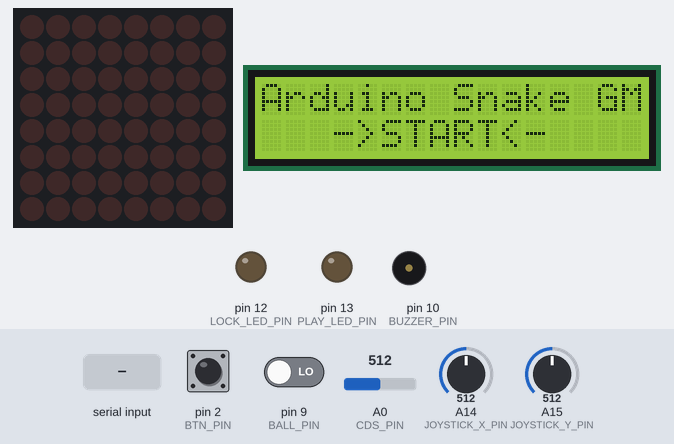
Bench run of a sketch on a simulated Arduino Mega 2560, built with avr-gcc and run on an emulated ATmega2560. Shown: 8×8 LED matrix, 16×2 character LCD, output pins drawn as LEDs (lit = HIGH), buzzer (waves = sounding). Wiring (inferred from the names in the program): LED matrix (orientation assumed): rows pin 37, pin 32, pin 29, pin 7, pin 22, pin 28, pin 23, pin 26; columns pin 33, pin 24, pin 53, pin 36, pin 27, pin 35, pin 31, pin 30. Inputs (shaded band) come from the test bench; at power-on: pin 2 (BTN_PIN) HIGH, pin 9 (BALL_PIN) LOW, A0 (CDS_PIN) = 512, A14 (JOYSTICK_X_PIN) = 512, A15 (JOYSTICK_Y_PIN) = 512. WiFi joins after 1.5 s; servers stay silent unless stated; uploads are accepted with an empty reply; random numbers use the default seed unless the sketch sets one; pins used as bus, display or sensor lines are not drawn; what the sketch prints to the serial monitor is not drawn.

Above: at 2.8 s.
2.9 s: pin 2 (BTN_PIN) pulled LOW for 0.15 s
At 4.2 s:
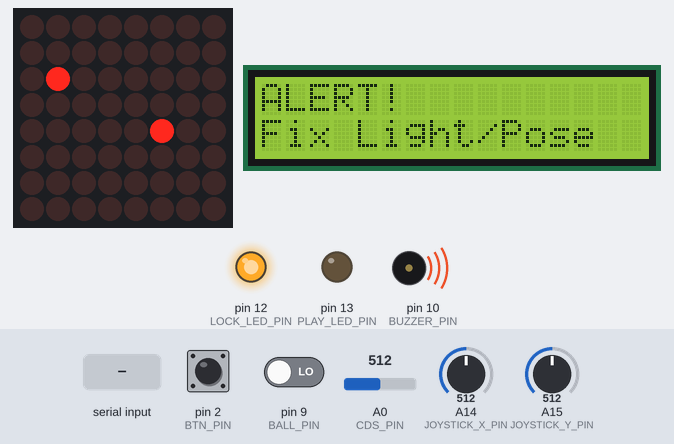
4.5 s: pin 9 (BALL_PIN) driven HIGH
At 4.86 s:
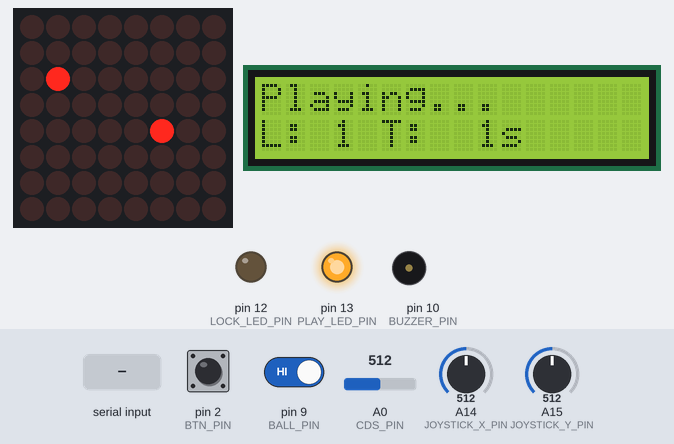
7.5 s: "0" received over the second serial link
At 8.7 s:
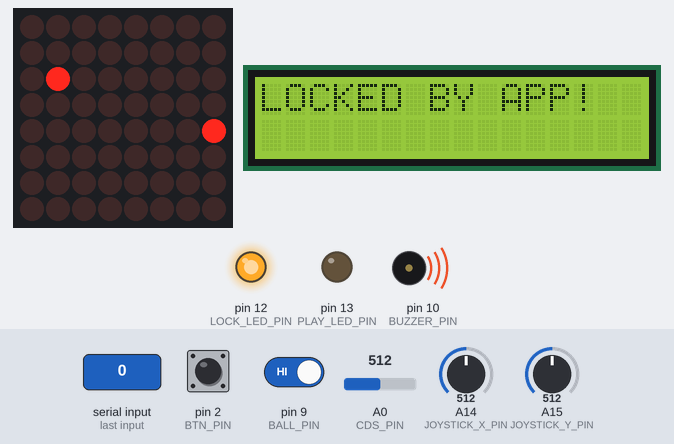
9.0 s: "1" received over the second serial link
At 11.1 s:
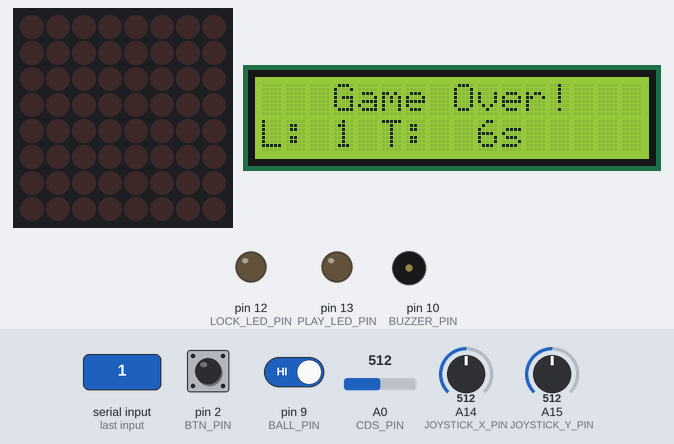
12.0 s: pin 2 (BTN_PIN) pulled LOW for 1 s
At 12.4 s:
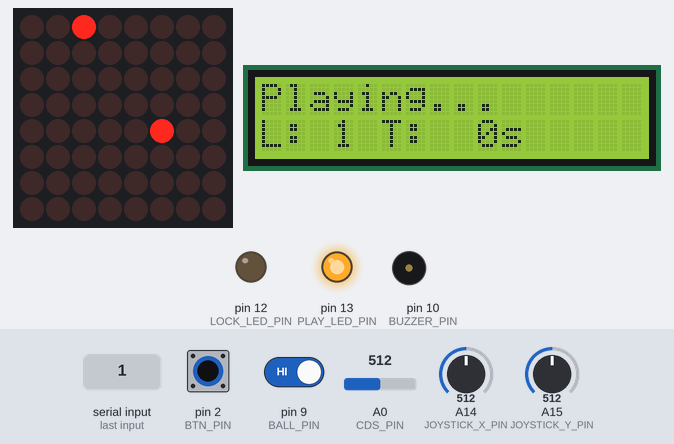
16.0 s: pin 2 (BTN_PIN) pulled LOW for 0.15 s
At 17.5 s:
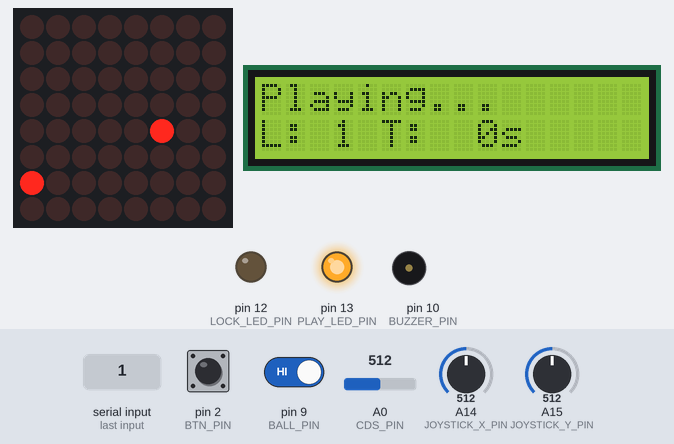
Timing chart, 0 to 19.0 s (numbered marks = the images above; inputs shaded):
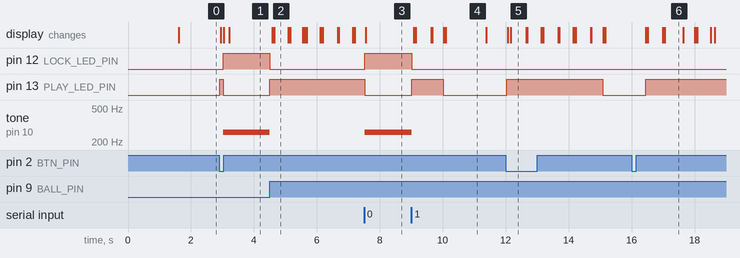

The sketch:

Opensource-HW-Final.ino
```cpp
#include "buzz.h"
#include "led.h"
#include "cds.h"
#include "Wire.h"
#include "LiquidCrystal_I2C.h"
#include "snake.h"
#include "joystick.h"
#include "timer.h"
#include <WiFiEsp.h>


#define BUZZER_PIN 10
#define LOCK_LED_PIN 12
#define PLAY_LED_PIN 13
#define CDS_PIN A0
#define BTN_PIN 2
#define JOYSTICK_X_PIN A14
#define JOYSTICK_Y_PIN A15
#define BALL_PIN 9

#define Wifi Serial1
#define Bluetooth Serial2
#define JOYSTICK_DBNC 200
#define LIGHT_THRESHOLD 5
#define STEP_MS 1000
#define REFRESH_MS 15

enum GameState { PLAYING,
                 PAUSED,
                 LOBBY };
enum MENU { RESUME,
            TO_LOBBY };

Buzzer buzzer(BUZZER_PIN);
LED lockLED(LOCK_LED_PIN);
LED playLED(PLAY_LED_PIN);
CDS cds(CDS_PIN);
LiquidCrystal_I2C lcd(0x27, 16, 2);
Snake snake;
Joystick joystick(JOYSTICK_X_PIN, JOYSTICK_Y_PIN);
WiFiEspClient client;

const char *ssid = "HansoliPhone";
const char *pwd = "6729Aa++1";
char *server = "api.thingspeak.com";
String apiKey = "AFH5C5BXIQITEV9Q";

volatile bool btnEdge = false;
volatile unsigned long btnTime = 0;

bool menu = false;
MENU selection = RESUME;
GameState gameState = LOBBY;
GameState beforeLock = LOBBY;
bool lockGame = false;
bool tempLocked = false;
int pendX = 0, pendY = 0;

static unsigned long lastLCD = 0;
static unsigned long lastStep = 0;
static unsigned long lastRef = 0;

unsigned long playStart = 0;
unsigned long playTime = 0;
unsigned long screenTime = 0;
uint8_t darkCnt = 0, poseCnt = 0;

char btMsg[17] = "";
int btLen = 0;

void Lobby() {
  if (millis() - lastLCD < 200) return;
  lastLCD = millis();

  lcd.clear();
  lcd.setCursor(0, 0);
  lcd.print("Arduino Snake GM");
  lcd.setCursor(3, 1);
  lcd.print("->START<-");
}

void ToLobby() {
  menu = false;
  selection = RESUME;
  gameState = LOBBY;
  beforeLock = LOBBY;
  btLen = 0;
  btMsg[0] = '\0';

  snake.Stop();
  lastLCD = 0;
  Lobby();
}

void LockGame() {
  if (!tempLocked) {
    if (gameState == PLAYING) {
      beforeLock = PLAYING;
    }
  }
  tempLocked = true;

  lockLED.On();
  playLED.Off();
  buzzer.Play();
  gameState = PAUSED;
  menu = false;
  lastLCD = 0;
}

void UnLockGame() {
  lockLED.Off();
  buzzer.Stop();
  tempLocked = false;

  if (!lockGame && beforeLock == PLAYING && !menu) {
    gameState = PLAYING;
    lastStep = millis();
    pendX = pendY = 0;
    playLED.On();
  } else {
    gameState = LOBBY;
    playLED.Off();
    lcd.clear();
    lastLCD = 0;
    if (menu) {
      MenuHandler();
    } else {
      Lobby();
    }
  }

  lastLCD = 0;
}

void MenuHandler() {
  static unsigned long lastMove = 0;

  playLED.Off();

  int dx = joystick.ReadX();
  if (millis() - lastMove > JOYSTICK_DBNC) {
    if (dx == -1) selection = RESUME;
    else if (dx == 1) selection = TO_LOBBY;
    if (dx) lastMove = millis();
  }

  if (millis() - lastLCD < 500) return;
  lastLCD = millis();

  lcd.clear();
  lcd.setCursor(6, 0);
  lcd.print("MENU");
  lcd.setCursor(0, 1);
  if (selection == RESUME) lcd.print("->RESUME<- LOBBY");
  else lcd.print(" RESUME ->LOBBY<-");
}

void setup() {
  pinMode(BTN_PIN, INPUT_PULLUP);
  attachInterrupt(digitalPinToInterrupt(BTN_PIN), BtnInterrupt, FALLING);
  pinMode(BALL_PIN, INPUT);

  lcd.init();
  lcd.backlight();
  lcd.setCursor(0, 0);
  lcd.print("Starting...");

  Serial.begin(9600);
  Wifi.begin(9600);
  Bluetooth.begin(9600);

  WiFi.init(&Wifi);

  Serial.print("WIFI: Connecting to \'");
  Serial.print(ssid);
  Serial.println("\'");

  WiFi.begin(ssid, pwd);
  while (WiFi.status() != WL_CONNECTED) {
    delay(500);
    Serial.print(".");
  }

  Serial.println("\nWIFI: AP-info");
  Serial.print("SSID: ");
  Serial.println(WiFi.SSID());

  Lobby();
}

void LoopStartPlaying() {
  menu = false;
  tempLocked = false;
  lockGame = false;
  selection = RESUME;

  gameState = PLAYING;
  snake.Start();
  playStart = millis();
  lastStep = millis() + 500;  // 0.5초 뒤부터 이동 시작

  playLED.On();
}

void loop() {
  Serial.print("CDS=");
  Serial.print(cds.Read());
  Serial.print("  BALL=");
  Serial.print(digitalRead(BALL_PIN));
  Serial.print("  lockGame=");
  Serial.println(lockGame);

  unsigned long btStart = millis();
  while (Bluetooth.available()) {
    char c = Bluetooth.read();
    Serial.print("BT: ");
    Serial.println(c);
    if (c == '0') {
      lockGame = true;
      btLen = 0;
      btMsg[0] = '\0';
    } else if (c == '1') {
      lockGame = false;
      btLen = 0;
      btMsg[0] = '\0';
    } else if (lockGame && btLen < 16) {
      btMsg[btLen++] = c;
      btMsg[btLen] = '\0';
      lastLCD = 0;
    }

    if (millis() - btStart > 5) break;  // 5 ms 이상이면 탈출
  }

  darkCnt = (cds.Read() < LIGHT_THRESHOLD) ? min(darkCnt + 1, 3) : max(darkCnt - 1, 0);
  poseCnt = (digitalRead(BALL_PIN) == LOW) ? min(poseCnt + 1, 3) : max(poseCnt - 1, 0);
  bool sensorLocked = gameState != LOBBY && (darkCnt >= 3 || poseCnt >= 3);

  bool isLocked = lockGame || sensorLocked;

  static bool prevLocked = false;
  if (isLocked && !prevLocked) {
    LockGame();
  } else if (!isLocked && prevLocked) {
    UnLockGame();
  }
  prevLocked = isLocked;

  static uint8_t prevLen = 0;
  if (isLocked) {
    if (millis() - lastLCD > 300 || btLen != prevLen) {
      lastLCD = millis();
      prevLen = btLen;

      lcd.clear();
      lcd.setCursor(0, 0);
      if (lockGame) {
        lcd.print("LOCKED BY APP!");
        lcd.setCursor(0, 1);
        lcd.print(btMsg);
      } else {
        lcd.print("ALERT!");
        lcd.setCursor(0, 1);
        lcd.print("Fix Light/Pose");
      }
    }
  }

  if ((gameState == PLAYING || gameState == PAUSED) && millis() - lastRef >= REFRESH_MS) {
    lastRef = millis();
    snake.Refresh();
  }

  if (btnEdge) {
    btnEdge = false;
    switch (gameState) {
      case LOBBY:
        LoopStartPlaying();
        break;

      case PLAYING:  // 메뉴 진입
        gameState = PAUSED;
        menu = true;
        selection = RESUME;
        lastLCD = 0;
        tempLocked = false;
        break;

      case PAUSED:
        if (menu) {
          if (selection == RESUME) {
            gameState = PLAYING;
            menu = false;
            selection = RESUME;
            lastStep = millis();
          } else {
            ToLobby();
          }
        }
        break;
    }
  }

  int jx = joystick.ReadX();
  int jy = joystick.ReadY();
  if (!menu && jx || jy) {  // 0 이 아니면 새 입력
    pendX = jx;
    pendY = jy;
  }

  if (gameState == PLAYING && millis() - lastStep >= STEP_MS) {
    lastStep = millis();
    Serial.print(pendX);
    Serial.print("|");
    Serial.println(pendY);
    if (!snake.Next(pendX, pendY)) {
      GameOver();
      return;
    }
    pendX = pendY = 0;
  }

  if (gameState == PLAYING && millis() - lastLCD >= 500) {
    lastLCD = millis();
    int snakeLen = snake.GetLength();
    unsigned long sec = (millis() - playStart) / 1000;

    lcd.setCursor(0, 0);
    lcd.print("Playing...      ");
    lcd.setCursor(0, 1);
    char line[17];
    snprintf(line, sizeof(line), "L:%2d T:%3lus      ", snakeLen, sec);
    lcd.setCursor(0, 1);
    lcd.print(line);

    static unsigned long lastDBG = 0;
    if (millis() - lastDBG >= 200) {  // 5 Hz
      lastDBG = millis();

      Serial.print("STATE:");
      Serial.print(gameState == LOBBY ? "LOBBY" : gameState == PLAYING ? "PLAY"
                                                                       : "PAUSE");

      Serial.print("  LKD:");
      Serial.print(lockGame);
      Serial.print("/");
      Serial.print(tempLocked);

      Serial.print("  Len:");
      Serial.print(snake.GetLength());
      Serial.print("  Head(");
      Serial.print(snake.GetHeadX());
      Serial.print(",");
      Serial.print(snake.GetHeadY());
      Serial.print(")");

      Serial.print(" Dir(");
      Serial.print(snake.GetDX());
      Serial.print(",");
      Serial.print(snake.GetDY());
      Serial.print(")");

      Serial.print(" Apple(");
      Serial.print(snake.GetAppleX());
      Serial.print(",");
      Serial.print(snake.GetAppleY());
      Serial.print(")");

      Serial.print(" pend(");
      Serial.print(pendX);
      Serial.print(",");
      Serial.print(pendY);
      Serial.print(")");

      Serial.println();
    }
  }

  if (menu) MenuHandler();
}

void GameOver() {
  playLED.Off();
  Serial.println("GAME OVER!");
  lcd.setCursor(0, 0);
  lcd.print("   Game Over!   ");
  playTime = (millis() - playStart) / 1000;
  screenTime += playTime;

  if (client.connect(server, 80)) {
    Serial.println("Connecting to ThingSpeak...");
    String url = "/update?api_key=" + apiKey + "&field1=" + String(snake.GetLength()) + "&field2=" + String(playTime) + "&field3=" + String(screenTime);
    client.println("GET " + url + " HTTP/1.1");
    client.println("Host: api.thingspeak.com");
    client.println("Connection: close");
    client.println();
    delay(1000);

    while (client.available()) {
      char c = client.read();
      Serial.print(c);
    }

    client.stop();
    Serial.println("Upload Success!");
  } else {
    Serial.println("Failed to Connect to ThingSpeak!");
  }
  ToLobby();
}

void BtnInterrupt() {
  unsigned long now = millis();
  if (now - btnTime > 100) {
    btnEdge = true;
    btnTime = now;
  }
}
```

buzz.cpp
```cpp
#include "buzz.h"

Buzzer::Buzzer(int _pin) {
  pin = _pin;

  pinMode(_pin, OUTPUT);
  digitalWrite(_pin, LOW);
}

void Buzzer::Stat() {
  on = !on;
}

void Buzzer::Alarm(int micros) {
  if(!on)
  {
    digitalWrite(pin, LOW);
    return;
  }

  if(finished)
  {
    finished = false;
    timer.Reset();
    tone(pin, 261, micros / 2);
  }

  timer.Invoke([this](){ Stop(); }, micros);
}

void Buzzer::Play() {
  if(!on) return;
  tone(pin, 261);
}

void Buzzer::Stop() {
  noTone(pin);
  finished = true;
}
```

buzz.h
```cpp
#ifndef BUZZ_H
#define BUZZ_H

#include "Arduino.h"
#include "timer.h"

class Buzzer {
private:
  int pin;
  bool on = true, finished = true;
  Timer timer;

public:
  Buzzer(int _pin);
  void Stat();
  void Alarm(int ms);
  void Play();
  void Stop();
};

#endif
```

cds.cpp
```cpp
#include "cds.h"

CDS::CDS(int _pin) {
  pin = _pin;

  pinMode(_pin, INPUT);
}

long CDS::Read() {
  return map(analogRead(pin), 0, 1023, 0, 100);
}
```

cds.h
```cpp
#ifndef CDS_H
#define CDS_H

#include "Arduino.h"

class CDS {
private:
  int pin;

public:
  CDS(int _pin);
  long Read();
};

#endif;
```

joystick.cpp
```cpp
#include "joystick.h"

Joystick::Joystick(int _xpin, int _ypin) {
  pinMode(_xpin, INPUT);
  pinMode(_xpin, INPUT);

  xpin = _xpin;
  ypin = _ypin;
}

int Joystick::ReadX() {
  int value = analogRead(xpin);
  if (value < LEFT_THRESHOLD)
    return 1;
  else if (value > RIGHT_THRESHOLD)
    return -1;
  else
    return 0;
}

int Joystick::ReadY() {
  int value = analogRead(ypin);
  if (value < UP_THRESHOLD)
    return 1;
  else if (value > DOWN_THRESHOLD)
    return -1;
  return 0;
}
```

joystick.h
```cpp
#include "Arduino.h"

#ifndef JOYSTICK_H
#define JOYSTICK_H

#define LEFT_THRESHOLD 400
#define RIGHT_THRESHOLD 800
#define UP_THRESHOLD 400
#define DOWN_THRESHOLD 800

class Joystick {
private:
  int xpin, ypin;

public:
  Joystick(int _xpin, int _ypin);
  int ReadX();
  int ReadY();
};

#endif;
```

led.cpp
```cpp
#include "led.h"

LED::LED(int _pin) {
  pin = _pin;

  pinMode(_pin, OUTPUT);
  digitalWrite(_pin, LOW);
}

void LED::Reverse() {
  stat = !stat;

  digitalWrite(pin, stat);

  if(++i % 2 == 0)
  {
    finished = true;
    i = 0;
  }
}

void LED::Blink(unsigned long mcs) {
  if(finished)
  {
    finished = false;
    timer1.Reset();
    timer2.Reset();
  }

  timer1.Invoke([this](){ Reverse(); }, mcs / 2);
  timer2.Invoke([this](){ Reverse(); }, mcs);
}

void LED::On() {
  digitalWrite(pin, HIGH);
}

void LED::Off() {
  digitalWrite(pin, LOW);
}
```

led.h
```cpp
#ifndef LED_H
#define LED_H

#include "Arduino.h"
#include "timer.h"

class LED {
private:
  int pin, i;
  bool stat = false, finished = true;
  Timer timer1, timer2;

public:
  LED(int _pin);
  void Reverse();
  void Blink(unsigned long mcs);
  void On();
  void Off();
};

#endif
```

snake.cpp
```cpp
#include "snake.h"

Snake::Snake() {
  for (int i = 0; i < LED_IN_ROW; i++) {
    pinMode(rows[i], OUTPUT);
    digitalWrite(rows[i], ROW_OFF);

    pinMode(cols[i], OUTPUT);
    digitalWrite(cols[i], COL_OFF);
  }

  Start();
}

void Snake::Start() {
  length = 1;
  snake[0] = { LED_IN_ROW / 2, LED_IN_ROW / 2 };  // 중심에서 시작
  dx = 1;
  dy = 0;
  PlaceApple();
}

void Snake::Stop() {
  length = dy = 0;
  dx = 1;
  apple.x = apple.y = -1;
}

// 사과 배치
void Snake::PlaceApple() {
  while (true) {
    apple.x = random(0, LED_IN_ROW);
    apple.y = random(0, LED_IN_ROW);
    bool overlap = false;
    for (int i = 0; i < length; i++) {
      if (snake[i].x == apple.x && snake[i].y == apple.y) {
        overlap = true;
        break;
      }
    }
    if (!overlap) break;
  }
}

// 충돌
bool Snake::IsCollision(int x, int y) {
  if (x < 0 || x >= LED_IN_ROW || y < 0 || y >= LED_IN_ROW)
    return true;

  for (int i = 0; i < length; i++) {
    if (snake[i].x == x && snake[i].y == y)
      return true;
  }
  return false;
}

// 반대 방향 체크
bool Snake::IsOpposite(int dirX, int dirY) {
  return (dx == -dirX && dy == -dirY);
}

// 이동
bool Snake::Next(int dirX, int dirY) {
  if (dirX && dirY) {
    if (dirX != dx) dirY = 0;  // X축이 새 입력
    else dirX = 0;             // Y축이 새 입력
  }

  if ((dirX || dirY) && !IsOpposite(dirX, dirY)) {
    dx = dirX;
    dy = dirY;
  }

  int newX = snake[0].x + dx;
  int newY = snake[0].y + dy;

  if (IsCollision(newX, newY)) return false;  // 게임 종료

  for (int i = length; i > 0; i--) {
    snake[i] = snake[i - 1];
  }
  snake[0] = { newX, newY };

  if (newX == apple.x && newY == apple.y) {
    length++;
    PlaceApple();
  }

  return true;
}

void Snake::Refresh() {
  RenderFrame();
}

void Snake::RenderFrame() {
  for (int r = 0; r < LED_IN_ROW; r++) {

    digitalWrite(rows[r], ROW_ON);

    for (int c = 0; c < LED_IN_ROW; c++) {
      bool on = false;

      if (apple.x == c && apple.y == r) on = true;  // 사과
      else if (IsOccupied(c, r)) on = true;         // 뱀 몸통

      digitalWrite(cols[c], on ? COL_ON : COL_OFF);
    }

    delayMicroseconds(1500);  // 1.5 ms

    for (int c = 0; c < LED_IN_ROW; c++)
      digitalWrite(cols[c], COL_OFF);

    digitalWrite(rows[r], ROW_OFF);
  }
}

// 스네이크 몸통 체크
bool Snake::IsOccupied(int x, int y) {
  for (int i = 0; i < length; i++) {
    if (snake[i].x == x && snake[i].y == y)
      return true;
  }
  return false;
}

// 사과 위치
bool Snake::IsAppleAt(int x, int y) {
  return (apple.x == x && apple.y == y);
}

int Snake::GetLength() {
  return length;
}

int Snake::GetDX()    { return dx; }
int Snake::GetDY()    { return dy; }
int Snake::GetHeadX() { return snake[0].x; }
int Snake::GetHeadY() { return snake[0].y; }
int Snake::GetAppleX(){ return apple.x; }
int Snake::GetAppleY(){ return apple.y; }
```

snake.h
```cpp
#ifndef SNAKE_H
#define SNAKE_H

#include "Arduino.h"

#define LED_IN_ROW 8
#define ROW_ON HIGH
#define ROW_OFF LOW
#define COL_ON LOW
#define COL_OFF HIGH

class Snake {
private:
  const int rows[LED_IN_ROW] = { 37, 32, 29, 7, 22, 28, 23, 26 }, cols[LED_IN_ROW] = { 33, 24, 53, 36, 27, 35, 31, 30 };

  struct Point {
    int x;
    int y;
  };

  Point snake[LED_IN_ROW * LED_IN_ROW];
  int length;
  Point apple;

  int dx, dy;

  void PlaceApple();
  bool IsCollision(int x, int y);
  bool IsOpposite(int x, int y);
  void RenderFrame();
  bool IsOccupied(int x, int y);
  bool IsAppleAt(int x, int y);

public:
  Snake();
  void Start();
  void Stop();
  bool Next(int dirX, int dirY);  // 방향: dx, dy
  int GetLength();
  void Refresh();
  int GetDX();  // 진행 방향
  int GetDY();
  int GetHeadX();  // 머리 좌표
  int GetHeadY();
  int GetAppleX();
  int GetAppleY();
};

#endif
```

timer.h
```cpp
#ifndef TIMER_H
#define TIMER_H

#include "Arduino.h"

class Timer {
private:
  unsigned long prev, current;

public:
  Timer() {
    prev = micros();
  }

  void Reset() { prev = micros(); }

  template<typename F>
  void Invoke(F f, unsigned long mcs) {
    unsigned long current = micros();
    if (current - prev >= mcs) {
      prev = current;
      f();
    }
  }
};

#endif
```

Measured:
- after the input at 2.9 s, pin 12 (LOCK_LED_PIN): LOW → HIGH after 0.12 s; pin 13 (PLAY_LED_PIN): LOW → HIGH at once, → LOW 0.11 s later; tone on pin 10 (BUZZER_PIN): silent → 261 Hz after 0.12 s; the display: first changes after 0.05 s (image 1 shows a later state)
- after the input at 4.5 s, pin 12 (LOCK_LED_PIN): HIGH → LOW at once; pin 13 (PLAY_LED_PIN): LOW → HIGH at once; tone on pin 10 (BUZZER_PIN): 261 Hz → silent at once; the display: changes after 0.08 s (image 2)
- after the input at 7.5 s, pin 12 (LOCK_LED_PIN): LOW → HIGH at once; tone on pin 10 (BUZZER_PIN): silent → 261 Hz at once
- after the input at 9.0 s, pin 12 (LOCK_LED_PIN): HIGH → LOW at once; pin 13 (PLAY_LED_PIN): LOW → HIGH at once, → LOW 1.0 s later; tone on pin 10 (BUZZER_PIN): 261 Hz → silent at once; the display: first changes after 0.08 s (image 4 shows a later state)
- after the input at 12.0 s, pin 13 (PLAY_LED_PIN): LOW → HIGH at once, → LOW 3.1 s later; the display: first changes after 0.06 s (image 5 shows a later state)
- after the input at 16.0 s, pin 13 (PLAY_LED_PIN): LOW → HIGH after 0.45 s
- what the display in image 2 shows lasts 0.5 s, from 4.6 s to 5.1 s
